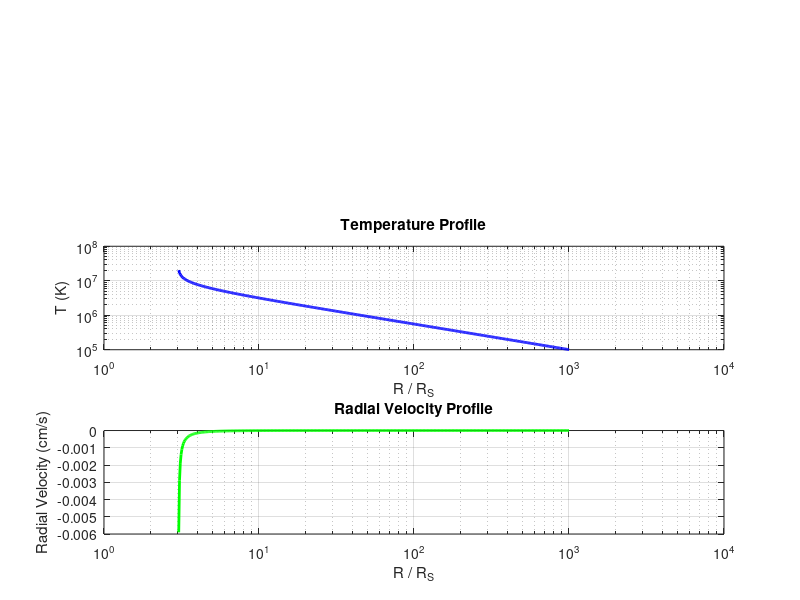
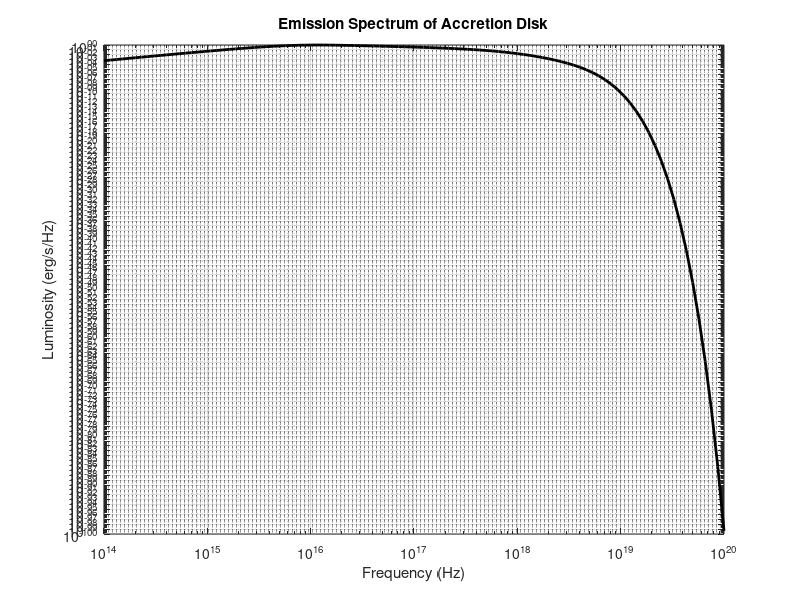
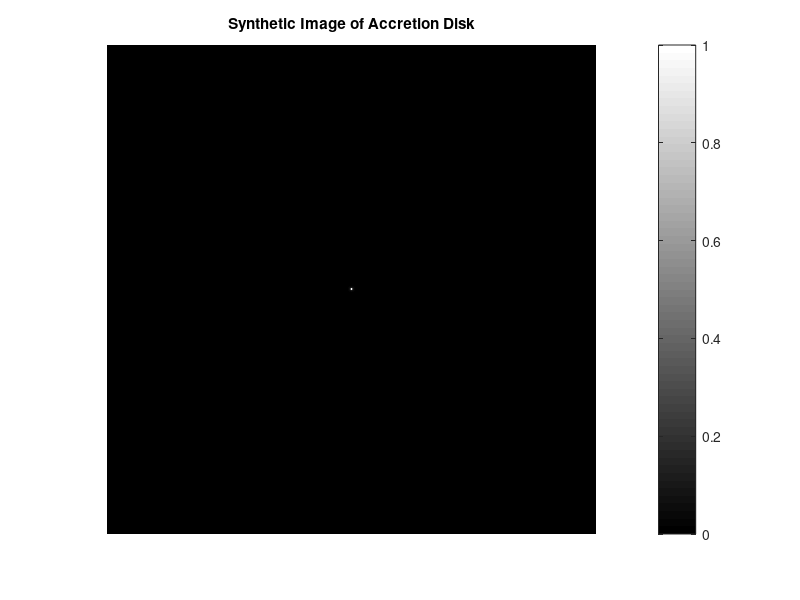

MATLAB code to generate these figures, in order:
clc; clear; close all;

% Constants (in CGS units)
G = 6.67430e-8; % Gravitational constant (cm^3/g/s^2)
c = 2.998e10; % Speed of light (cm/s)
k_B = 1.3807e-16; % Boltzmann constant (erg/K)
sigma_SB = 5.6704e-5; % Stefan-Boltzmann constant (erg/cm^2/s/K^4)
M_sun = 1.989e33; % Solar mass (g)
h = 6.626e-27; % Planck's constant (erg s)

% Black Hole Properties
M_BH = 10 * M_sun; % Mass of black hole (g)
R_S = 2 * G * M_BH / c^2; % Schwarzschild radius (cm)

% Disk Properties
alpha = 0.1; % Viscosity parameter
mdot = 1e18; % Mass accretion rate (g/s)
R_in = 3 * R_S; % Inner edge of disk (cm)
R_out = 1000 * R_S; % Outer edge of disk (cm)

% Radial Grid
N = 500;
R = logspace(log10(R_in), log10(R_out), N); % Radial distance (cm)

% Relativistic Keplerian Angular Velocity
Omega_K = sqrt(G * M_BH ./ R.^3) ./ (1 + (3 * R_S ./ R));

% Surface Density (simplified alpha-disk model)
Sigma = (mdot ./ (3 * pi * alpha)) .* (1 - sqrt(R_in ./ R)) ./ Omega_K;

% Midplane Temperature (including relativistic corrections)
T = (3 * G * M_BH * mdot ./ (8 * pi * sigma_SB * R.^3)) .* (1 - sqrt(R_in ./ R));
T = T.^(1/4) .* (1 ./ sqrt(1 - (3 * R_S ./ R))); % Relativistic correction

% Velocity Profile
v_r = - (3 ./ (Sigma .* R)) .* (mdot ./ (2 * pi));
% Compute Emission Spectrum (Blackbody Radiation)
nu = logspace(14, 20, 100); % Frequency range (Hz)
L_nu = zeros(size(nu));
for i = 1:length(R)
    B_nu = (2 * h * nu.^3 / c^2) ./ (exp(min(700, h * nu ./ (k_B * T(i)))) - 1); % Prevent overflow
    L_nu = L_nu + (2 * pi * R(i) * Sigma(i) .* B_nu);
end

% Normalize the spectrum for better visualization
L_nu = L_nu / max(L_nu);

% Visualization of Emission Spectrum
figure;
loglog(nu, L_nu, 'k', 'LineWidth', 2);
xlabel('Frequency (Hz)'); ylabel('Normalized Luminosity');
title('Emission Spectrum of Accretion Disk'); grid on;

subplot(3,1,2);
loglog(R / R_S, T, 'b', 'LineWidth', 2);
xlabel('R / R_S'); ylabel('T (K)');
title('Temperature Profile'); grid on;

subplot(3,1,3);
semilogx(R / R_S, v_r, 'g', 'LineWidth', 2);
xlabel('R / R_S'); ylabel('Radial Velocity (cm/s)');
title('Radial Velocity Profile'); grid on;

figure;
loglog(nu, L_nu, 'k', 'LineWidth', 2);
xlabel('Frequency (Hz)'); ylabel('Luminosity (erg/s/Hz)');
title('Emission Spectrum of Accretion Disk'); grid on;

% Generate a synthetic image of the accretion disk
num_pixels = 500;
image = zeros(num_pixels, num_pixels);
for i = 1:num_pixels
    for j = 1:num_pixels
        x = (i - num_pixels/2) / (num_pixels/4);
        y = (j - num_pixels/2) / (num_pixels/4);
        r = sqrt(x^2 + y^2) * R_out;
        if r >= R_in && r <= R_out
            index = find(R >= r, 1);
            image(i, j) = T(index)^(4); % Approximate intensity
        end
    end
end

% Normalize and display image
image = image / max(image(:));
figure;
imshow(image, []);
colormap(hot);
colorbar;
title('Synthetic Image of Accretion Disk');

